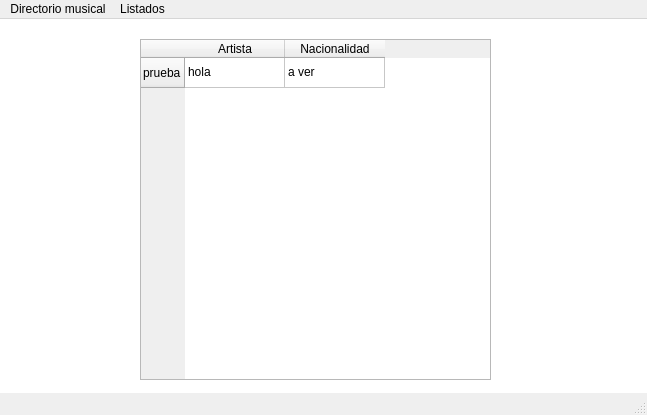
<?xml version="1.0" encoding="UTF-8"?>
<ui version="4.0">
 <class>MainWindow</class>
 <widget class="QMainWindow" name="MainWindow">
  <property name="geometry">
   <rect>
    <x>0</x>
    <y>0</y>
    <width>647</width>
    <height>415</height>
   </rect>
  </property>
  <property name="windowTitle">
   <string>Directorio musical</string>
  </property>
  <property name="styleSheet">
   <string notr="true"/>
  </property>
  <widget class="QWidget" name="principal_widget">
   <widget class="QGraphicsView" name="gph_background">
    <property name="geometry">
     <rect>
      <x>-10</x>
      <y>-20</y>
      <width>671</width>
      <height>431</height>
     </rect>
    </property>
    <property name="styleSheet">
     <string notr="true">background-image: url(:/background/ini_background.jpg);background-repeat: no-repeat; background-position: center;</string>
    </property>
   </widget>
   <widget class="QTableWidget" name="tbl_listado_artistas">
    <property name="geometry">
     <rect>
      <x>140</x>
      <y>20</y>
      <width>351</width>
      <height>341</height>
     </rect>
    </property>
    <row>
     <property name="text">
      <string>prueba</string>
     </property>
    </row>
    <column>
     <property name="text">
      <string>Artista</string>
     </property>
    </column>
    <column>
     <property name="text">
      <string>Nacionalidad</string>
     </property>
    </column>
    <item row="0" column="0">
     <property name="text">
      <string>hola</string>
     </property>
    </item>
    <item row="0" column="1">
     <property name="text">
      <string>a ver</string>
     </property>
    </item>
   </widget>
  </widget>
  <widget class="QMenuBar" name="menubar">
   <property name="geometry">
    <rect>
     <x>0</x>
     <y>0</y>
     <width>647</width>
     <height>21</height>
    </rect>
   </property>
   <widget class="QMenu" name="menuDirectorio_musical">
    <property name="title">
     <string>Directorio musical</string>
    </property>
    <addaction name="actionIncluir_artista_banda"/>
    <addaction name="actionIncluir_disco"/>
    <addaction name="actionIncluir_genero"/>
   </widget>
   <widget class="QMenu" name="menuListados">
    <property name="title">
     <string>Listados</string>
    </property>
    <addaction name="actionListar_artistas_bandas"/>
    <addaction name="actionListar_discos"/>
    <addaction name="actionListar_generos"/>
   </widget>
   <addaction name="menuDirectorio_musical"/>
   <addaction name="menuListados"/>
  </widget>
  <widget class="QStatusBar" name="barra_estado"/>
  <action name="actionIncluir_artista_banda">
   <property name="text">
    <string>Incluir artista/banda</string>
   </property>
  </action>
  <action name="actionIncluir_disco">
   <property name="text">
    <string>Incluir disco</string>
   </property>
  </action>
  <action name="actionIncluir_genero">
   <property name="text">
    <string>Incluir género</string>
   </property>
  </action>
  <action name="actionListar_artistas_bandas">
   <property name="text">
    <string>Listar artistas/bandas</string>
   </property>
  </action>
  <action name="actionListar_discos">
   <property name="text">
    <string>Listar discos</string>
   </property>
  </action>
  <action name="actionListar_generos">
   <property name="text">
    <string>Listar géneros</string>
   </property>
  </action>
 </widget>
 <resources>
  <include location="../images/css.qrc"/>
 </resources>
 <connections/>
</ui>
